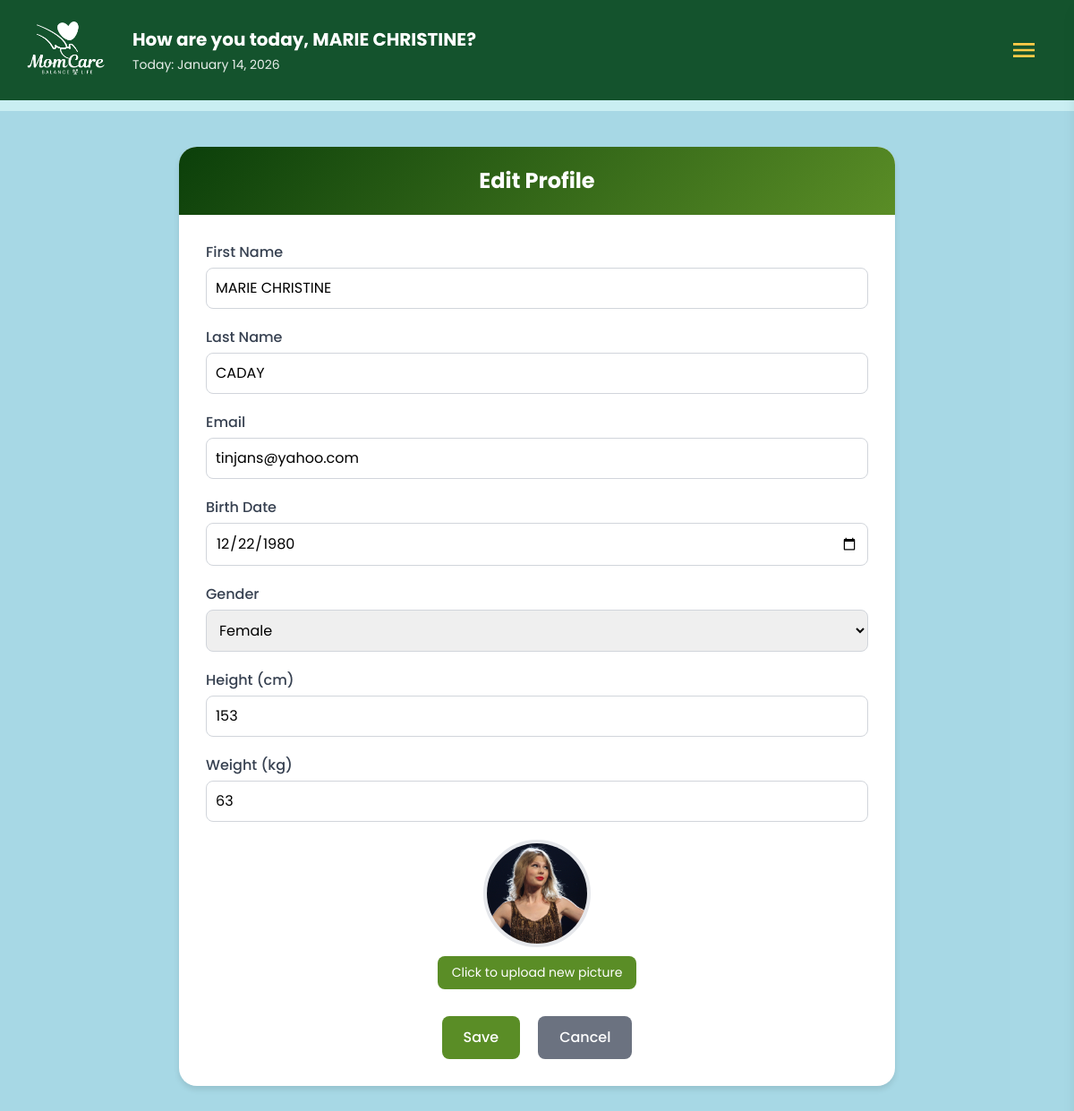
The page /profile/edit/5 (signed in) on the database as committed earlier.
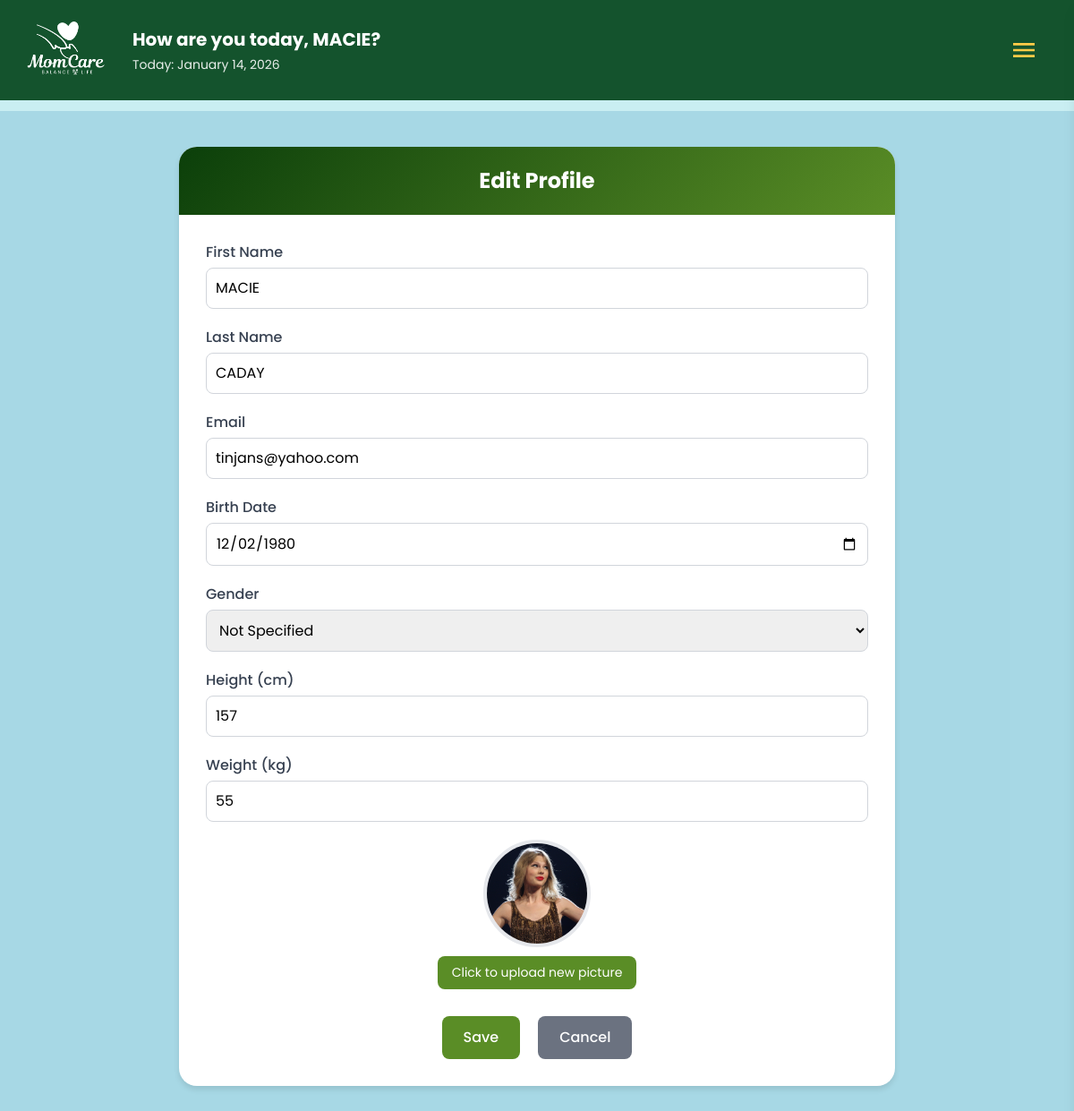
The same page on the database as committed later.
### tables this page shows
CREATE TABLE users (
            id INTEGER PRIMARY KEY AUTOINCREMENT,
            first TEXT NOT NULL,
            last TEXT NOT NULL,
            email TEXT NOT NULL UNIQUE,
            birthdate TEXT,
            password_hash TEXT NOT NULL,
            security_question TEXT,
            security_answer TEXT
        , gender TEXT, height TEXT, weight TEXT, profile_picture TEXT DEFAULT '');

### app.py (the view, shortened to what this page needs)
@app.route('/profile/edit/<int:user_id>', methods=['GET', 'POST'])
def edit_profile(user_id):
    user_email = session.get('user_email')
    if not user_email:
        flash('Please sign in.')
        return redirect(url_for('index'))
    conn = get_db()
    cur = conn.cursor()
    cur.execute('SELECT * FROM users WHERE id = ?', (user_id,))
    user_row = cur.fetchone()
    conn.close()
    if not user_row:
        flash('User not found.')
        return redirect(url_for('dashboard'))
    if user_row['email'] != user_email:
        flash('Unauthorized access.')
        return redirect(url_for('dashboard'))
    user = dict(user_row)
    user['first_name'] = user['first']
    user['last_name'] = user['last']
    user['birthdate_display'] = user['birthdate']
    user['gender'] = user.get('gender', 'Not Specified')
    user['height_display'] = user.get('height', '0')
    user['weight_display'] = user.get('weight', '0')
    user['profile_picture'] = user.get('profile_picture', '')
    first = session.get('user_first')
    today = datetime.now().strftime('%B %d, %Y')
    return render_template('edit.html', user=user, first=first, today=today)

### app.py (called while the page is built)
def get_db() -> Connection:
   conn = sqlite3.connect(DB_PATH, timeout=30)
   conn.row_factory = sqlite3.Row
   try:
       conn.execute('PRAGMA journal_mode=WAL;')
       conn.execute('PRAGMA synchronous=NORMAL;')
       conn.execute('PRAGMA foreign_keys=ON;')
   except Exception:
       pass
   return conn

### templates/edit.html (shortened to what this page needs)
<!DOCTYPE html>
<html lang="en">
<head>
    <script src="https://cdn.tailwindcss.com"></script>
    <link rel="stylesheet" href="https://cdnjs.cloudflare.com/ajax/libs/font-awesome/6.0.0-beta3/css/all.min.css">
</head>
<body class="bg-[#a7d8e5] font-['Poppins']">
    {% include 'navbar.html' %}
    <div class="profile-container">
        <div class="profile-header">Edit Profile</div>
        <div class="profile-content">
            <form method="POST" action="{{ url_for('edit_profile', user_id=user.id) }}" enctype="multipart/form-data">
            <div class="detail-row">
                <label for="first_name">First Name</label>
                <input type="text" id="first_name" name="first_name" value="{{ user.first_name or '' }}" required>
            </div>
            <div class="detail-row">
                <label for="last_name">Last Name</label>
                <input type="text" id="last_name" name="last_name" value="{{ user.last_name or '' }}" required>
            </div>
            <div class="detail-row">
                <label for="email">Email</label>
                <input type="email" id="email" name="email" value="{{ user.email or '' }}" required>
            </div>
            <div class="detail-row">
                <label for="birthdate">Birth Date</label>
                <input type="date" id="birthdate" name="birthdate" value="{{ user.birthdate or '' }}">
            </div>
            <div class="detail-row">
                <label for="gender">Gender</label>
                <select id="gender" name="gender">
                    <option value="Female" {% if user.gender == 'Female' %}selected{% endif %}>Female</option>
                    <option value="Not Specified" {% if user.gender == 'Not Specified' or not user.gender %}selected{% endif %}>Not Specified</option>
                </select>
            </div>
            <div class="detail-row">
                <label for="height">Height (cm)</label>
                <input type="number" id="height" name="height" value="{{ user.height or '' }}">
            </div>
            <div class="detail-row">
                <label for="weight">Weight (kg)</label>
                <input type="number" id="weight" name="weight" value="{{ user.weight or '' }}">
            </div>
            <div class="profile-photo">
                <img id="profile-preview" src="{{ url_for('static', filename=user.profile_picture) if user.profile_picture else url_for('static', filename='images/default-avatar.png') }}" alt="Profile Picture">
                <label for="profile_picture" class="upload-label">Click to upload new picture</label>
            </div>
            <div class="btn-row">
                <button class="save-btn" type="submit">Save</button>
                <a href="{{ url_for('profile', user_id=user.id) }}">
                    <button type="button" class="cancel-btn">Cancel</button>
                </a>
            </div>
            </form>
        </div>
    </div>
</body>
</html>

### templates/navbar.html (shortened to what this page needs)
<header class="bg-green-900 text-white">
    <div class="max-w-7xl m-auto px-6 py-6">
        <div class="flex items-center justify-between relative">
            {% if request.endpoint == 'profile' %}
            <div class="flex items-center gap-6">
                <img src="{{ url_for('static', filename='images/momcare_logo_white.png') }}" alt="MomCare"
                    class="h-20 w-auto" />
                <div>
                    <h1 class="text-l lg:text-xl font-bold">My Account</h1>
                    <p class="mt-1 text-sm opacity-90">Today: <span id="currentDateDisplay">{{ today or ''
                            }}</span></p>
                </div>
            </div>
            {% else %}
            <div class="flex items-center gap-6">
                <img src="{{ url_for('static', filename='images/momcare_logo_white.png') }}" alt="MomCare"
                    class="h-16 w-auto" />
                <div>
                    <h1 class="text-l lg:text-xl font-bold">How are you today, {{ first or session.get('user_first') or
                        'User' }}?</h1>
                    <p class="mt-1 text-xs lg:text-sm opacity-90">Today: <span id="currentDateDisplay">{{ today or ''
                            }}</span></p>
                </div>
            </div>
            {% endif %}
      <button id="menu-toggle" class="p-3 md:p-2 rounded-md mr-2 focus:outline-none"
        aria-label="Open menu" aria-expanded="false" aria-controls="menu-list">
        <svg class="h-8 w-8 text-[#ffcc48]" xmlns="http://www.w3.org/2000/svg" fill="currentColor" viewBox="0 0 24 24">
          <path d="M3 6h18v2H3zM3 11h18v2H3zM3 16h18v2H3z" />
        </svg>
      </button>
    </div>
  </div>
</header>
<div class="h-3 bg-[#c9eef2]"></div>

Rows that differ between the two databases and show on the page:
changed users "CADAY": first "MARIE CHRISTINE" → "MACIE"; first_name "MARIE CHRISTINE" → "MACIE"; birthdate "12/22/1980" → "12/02/1980"; gender "Female" → "Not Specified"; height "153" → "157"; weight "63" → "55"
